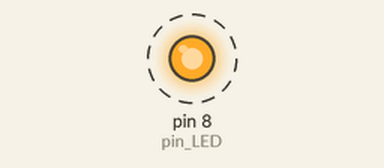
Recording of a sketch running on a simulated Arduino Uno, built with avr-gcc and run on an emulated ATmega328P. On the bench: output pins drawn as LEDs (lit = HIGH). Dashed ring = blinking.

Above: at 0.5 s.
Timing chart, 0 to 3.2 s (numbered marks = the images above):
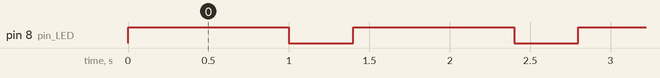

The sketch:

blinkled.ino
```cpp
int pin_LED = 8;
void setup() {
pinMode(pin_LED,OUTPUT);
}

void loop() {
digitalWrite(pin_LED,HIGH);
delay(1000);

digitalWrite(pin_LED,LOW);
delay(400);
}
```

Measured:
- by itself, pin 8 (pin_LED): alternates HIGH for 1.0 s and LOW for 0.40 s
